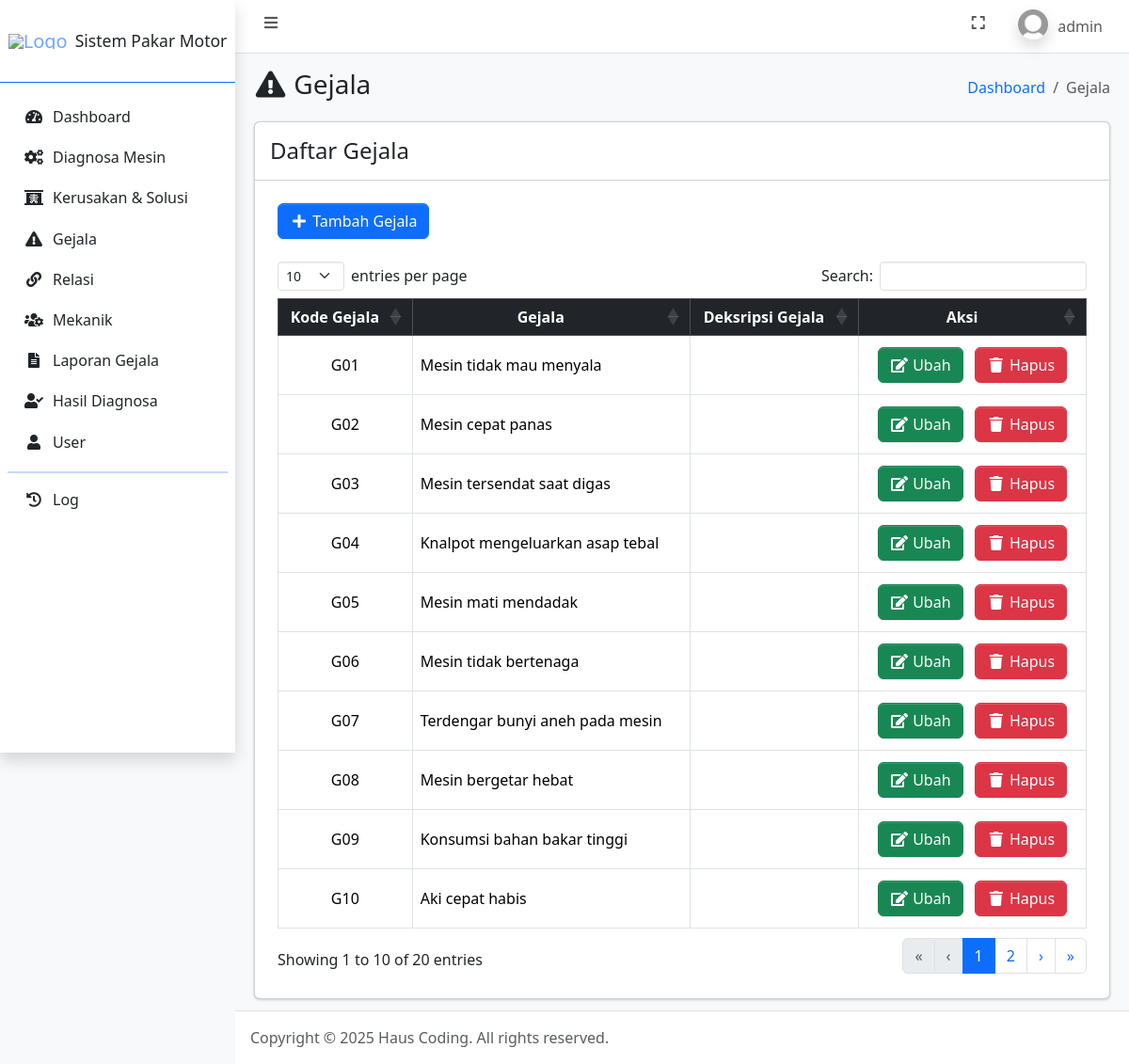
Page /gejala.php (signed in) on the earlier database version.
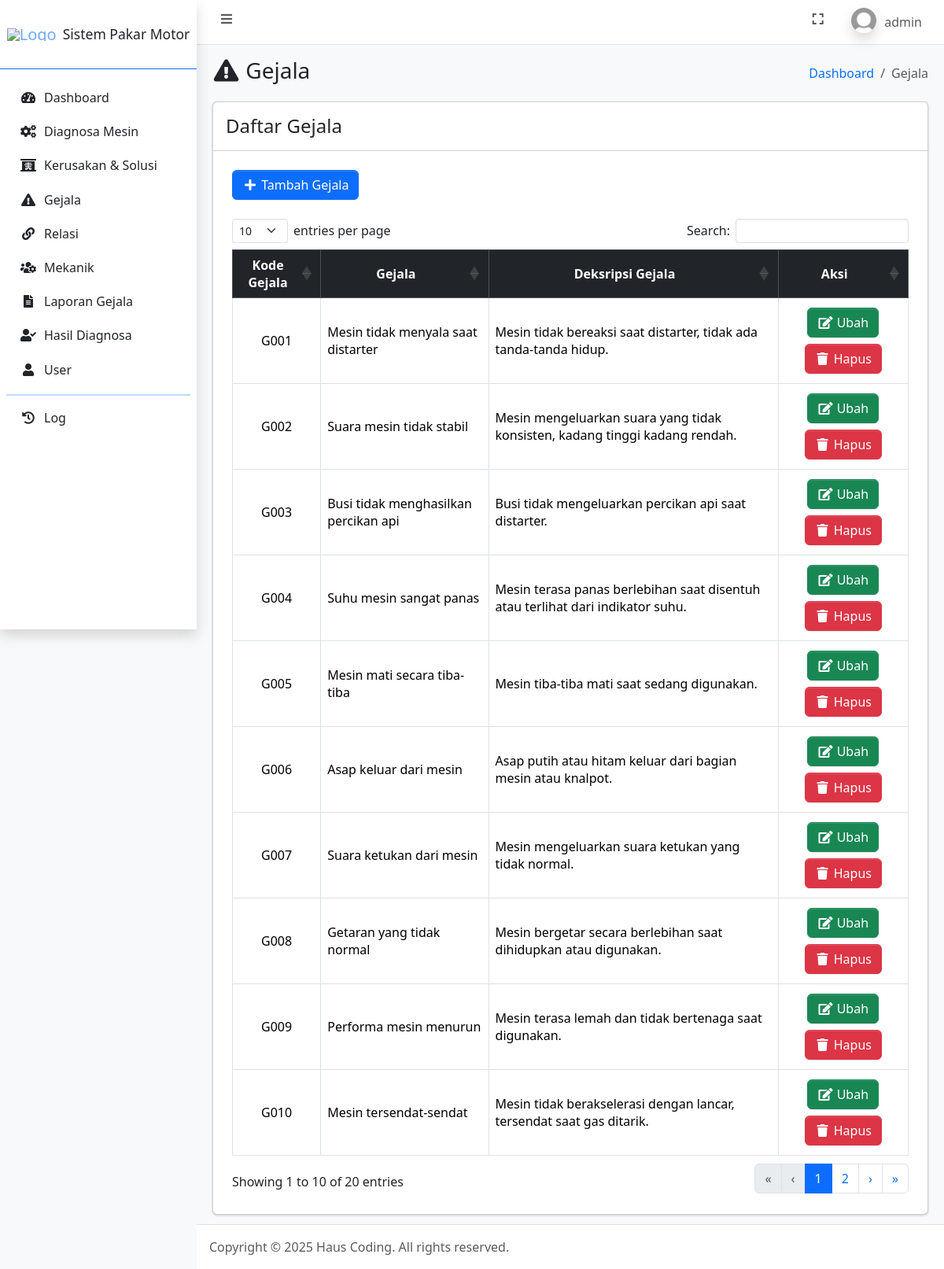
Same page on the later database version.
### tables this page shows
CREATE TABLE `gejala` (
  `kd_gejala` char(4) NOT NULL,
  `gejala` varchar(100) NOT NULL,
  `deskripsi_gejala` text NOT NULL
);

### connection.php (called while the page is built, shortened)
<?php
	$host = 'localhost';
	$user = 'root';
	$pass = '';
	$database = 'sistem_pakar_motor';
	$conn = mysqli_connect($host, $user, $pass, $database);
    if (isset($_SESSION['id_user'])) {
    	$id_user = $_SESSION['id_user'];
		$dataUser = mysqli_fetch_assoc(mysqli_query($conn, "SELECT * FROM user WHERE id_user = $id_user"));
	}
?>

### gejala.php (the view, shortened to what this page needs)
<?php
    require_once 'connection.php';
    $gejala = mysqli_query($conn, "SELECT * FROM gejala ORDER BY kd_gejala ASC");
?>
<!DOCTYPE html>
<html lang="en">
<head>
    <?php include_once 'include/head.php'; ?>
</head>
<body class="layout-fixed sidebar-expand-lg bg-body-tertiary">
    <div class="app-wrapper">
        <?php include_once 'include/navbar.php'; ?>
        <?php include_once 'include/sidebar.php'; ?>
        <main class="app-main">
            <div class="app-content-header">
                <div class="container-fluid">
                    <div class="row">
                        <div class="col-sm-6">
                            <h3 class="mb-0"><i class="nav-icon fas fa-fw fa-exclamation-triangle"></i> Gejala</h3>
                        </div>
                        <div class="col-sm-6">
                            <ol class="breadcrumb float-sm-end">
                                <li class="breadcrumb-item"><a href="index.php">Dashboard</a></li>
                                <li class="breadcrumb-item active" aria-current="page">
                                    Gejala
                                </li>
                            </ol>
                        </div>
                    </div>
                </div>
            </div>
            <div class="app-content">
                <div class="container-fluid">
                    <div class="row">
                        <div class="col">
                            <div class="card">
                                <div class="card-header">
                                    <h4 class="m-0">Daftar Gejala</h4>
                                </div>
                                <div class="card-body">
                                    <div class="table-responsive p-2">
                                        <?php if ($dataUser['jabatan'] == 'admin'): ?>
                                            <a href="tambah_gejala.php" class="mb-3 btn btn-primary"><i class="fas fa-fw fa-plus"></i> Tambah Gejala</a>
                                        <?php endif ?>
                                        <table class="table table-bordered" id="table_id">
                                            <thead class="table-dark">
                                                <tr>
                                                    <th class="text-center align-middle">Kode Gejala</th>
                                                    <th class="text-center align-middle">Gejala</th>
                                                    <th class="text-center align-middle">Deksripsi Gejala</th>
                                                    <?php if ($dataUser['jabatan'] == 'admin'): ?>
                                                        <th class="text-center align-middle">Aksi</th>
                                                    <?php endif ?>
                                                </tr>
                                            </thead>
                                            <tbody>
                                                <?php foreach ($gejala as $dks): ?>
                                                    <tr>
                                                        <td class="text-center align-middle"><?= $dks['kd_gejala']; ?></td>
                                                        <td class="align-middle"><?= $dks['gejala']; ?></td>
                                                        <td class="align-middle"><?= $dks['deskripsi_gejala']; ?></td>
                                                        <?php if ($dataUser['jabatan'] == 'admin'): ?>
                                                            <td class="text-center align-middle">
                                                                <a href="ubah_gejala.php?kd_gejala=<?= $dks['kd_gejala']; ?>" class="m-1 btn btn-success"><i class="fas fa-fw fa-edit"></i> Ubah</a>
                                                                <a href="hapus_gejala.php?kd_gejala=<?= $dks['kd_gejala']; ?>" data-nama="<?= $dks['kd_gejala']; ?>" class="m-1 btn btn-danger btn-delete"><i class="fas fa-fw fa-trash"></i> Hapus</a>
                                                            </td>
                                                        <?php endif ?>
                                                    </tr>
                                                <?php endforeach ?>
                                            </tbody>
                                        </table>
                                    </div>
                                </div>
                            </div>
                        </div>
                    </div>
                </div>
            </div>
        </main>
        <?php include_once 'include/footer.php'; ?>
    </div>
</body>
</html>

Differences in the rows shown:
removed gejala: kd_gejala "G01", gejala "Mesin tidak mau menyala"
removed gejala: kd_gejala "G02", gejala "Mesin cepat panas"
removed gejala: kd_gejala "G03", gejala "Mesin tersendat saat digas"
removed gejala: kd_gejala "G04", gejala "Knalpot mengeluarkan asap tebal"
removed gejala: kd_gejala "G05", gejala "Mesin mati mendadak"
removed gejala: kd_gejala "G06", gejala "Mesin tidak bertenaga"
removed gejala: kd_gejala "G07", gejala "Terdengar bunyi aneh pada mesin"
removed gejala: kd_gejala "G08", gejala "Mesin bergetar hebat"
removed gejala: kd_gejala "G09", gejala "Konsumsi bahan bakar tinggi"
removed gejala: kd_gejala "G10", gejala "Aki cepat habis"
added gejala: kd_gejala "G001", gejala "Mesin tidak menyala saat distarter", deskripsi_gejala "Mesin tidak bereaksi saat distarter, tidak ada tanda-tanda hidup."
added gejala: kd_gejala "G002", gejala "Suara mesin tidak stabil", deskripsi_gejala "Mesin mengeluarkan suara yang tidak konsisten, kadang tinggi kadang rendah."
added gejala: kd_gejala "G003", gejala "Busi tidak menghasilkan percikan api", deskripsi_gejala "Busi tidak mengeluarkan percikan api saat distarter."
added gejala: kd_gejala "G004", gejala "Suhu mesin sangat panas", deskripsi_gejala "Mesin terasa panas berlebihan saat disentuh atau terlihat dari indikator suhu."
added gejala: kd_gejala "G005", gejala "Mesin mati secara tiba-tiba", deskripsi_gejala "Mesin tiba-tiba mati saat sedang digunakan."
added gejala: kd_gejala "G006", gejala "Asap keluar dari mesin", deskripsi_gejala "Asap putih atau hitam keluar dari bagian mesin atau knalpot."
added gejala: kd_gejala "G007", gejala "Suara ketukan dari mesin", deskripsi_gejala "Mesin mengeluarkan suara ketukan yang tidak normal."
added gejala: kd_gejala "G008", gejala "Getaran yang tidak normal", deskripsi_gejala "Mesin bergetar secara berlebihan saat dihidupkan atau digunakan."
added gejala: kd_gejala "G009", gejala "Performa mesin menurun", deskripsi_gejala "Mesin terasa lemah dan tidak bertenaga saat digunakan."
added gejala: kd_gejala "G010", gejala "Mesin tersendat-sendat", deskripsi_gejala "Mesin tidak berakselerasi dengan lancar, tersendat saat gas ditarik."
